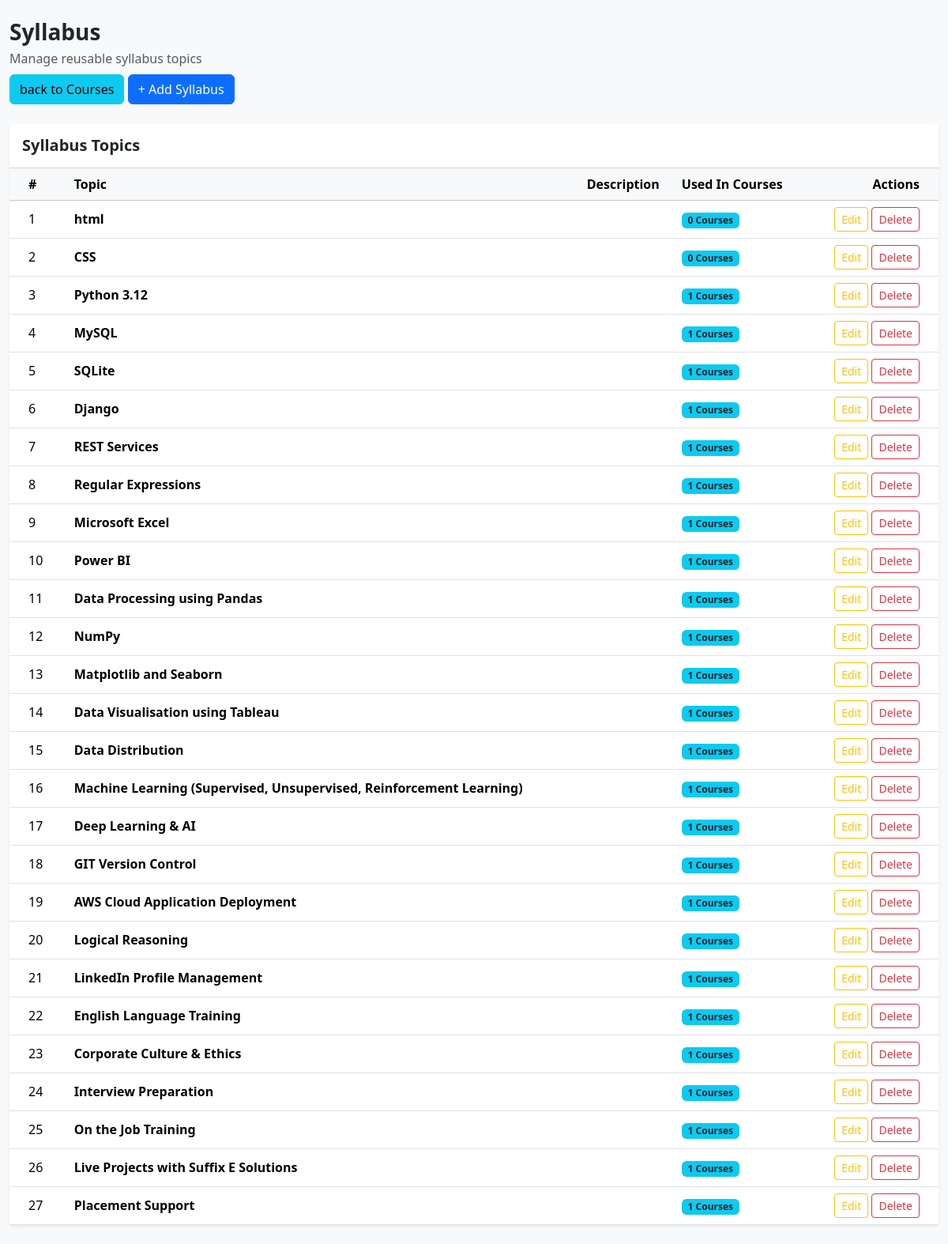
Screenshot of /courses/syllabus/ with the database file from the repository.
### Courses/models.py (models this page shows, shortened)
class Syllabus(models.Model):
    syllabus_name = models.CharField(max_length=100)
    syllabus_description = models.TextField(blank=True)

### Courses/views.py (the view)
# urls.py: path("syllabus/", views.syllabus_list, name="syllabus_list"),
def syllabus_list(request):
    syllabus = Syllabus.objects.all()
    return render(request, "admin/syllabus_list.html", {"syllabus": syllabus})

### Courses/templates/admin/syllabus_list.html (shortened to what this page needs)
<!DOCTYPE html>
<html lang="en">
<head>
    <link rel="stylesheet" href="/static/bootstrap/css/bootstrap.min.css">
</head>
<body class="bg-light">
    <div class="container-fluid py-4">
        <div class="
                align-items-center mb-4">
            <div>
                <h3 class="fw-bold mb-1">
                    Syllabus
                </h3>
                <p class="text-muted mb-2">
                    Manage reusable syllabus topics
                </p>
            </div>
            <a href="{% url 'course_list' %}" class="btn btn-info">
                back to Courses
            </a>
            <a href="{% url 'syllabus_create' %}" class="btn btn-primary">
                + Add Syllabus
            </a>
        </div>
        <div class="card border-0 shadow-sm">
            <div class="card-header bg-white py-3">
                <h5 class="fw-semibold mb-0">
                    Syllabus Topics
                </h5>
            </div>
            <div class="card-body p-0">
                <div class="table-responsive">
                    <table class="table table-hover
                              align-middle mb-0">
                        <thead class="table-light">
                            <tr>
                                <th class="px-4">
                                    #
                                </th>
                                <th>
                                    Topic
                                </th>
                                <th>
                                    Description
                                </th>
                                <th>
                                    Used In Courses
                                </th>
                                <th class="text-end px-4">
                                    Actions
                                </th>
                            </tr>
                        </thead>
                        <tbody>
                            {% for item in syllabus %}
                            <tr>
                                <td class="px-4">
                                    {{ forloop.counter }}
                                </td>
                                <td>
                                    <strong>
                                        {{ item.syllabus_name }}
                                    </strong>
                                </td>
                                <td>
                                </td>
                                <td>
                                    <span class="badge bg-info text-dark">
                                        {{ item.courses.count }}
                                        Courses
                                    </span>
                                </td>
                                <td class="text-end px-4">
                                    <a href="{% url 'syllabus_update' item.id %}"
                                        class="btn btn-sm btn-outline-warning">
                                        Edit
                                    </a>
                                    <a href="{% url 'syllabus_delete' item.id %}" class="btn btn-sm btn-outline-danger">
                                        Delete
                                    </a>
                                </td>
                            </tr>
                            {% endfor %}
                        </tbody>
                    </table>
                </div>
            </div>
        </div>
    </div>
</body>
</html>

### rows the page displays
Syllabus: syllabus_name "html", courses.count "0"
Syllabus: syllabus_name "CSS", courses.count "0"
Syllabus: syllabus_name "Python 3.12", courses.count "1"
Syllabus: syllabus_name "MySQL", courses.count "1"
Syllabus: syllabus_name "SQLite", courses.count "1"
Syllabus: syllabus_name "Django", courses.count "1"
Syllabus: syllabus_name "REST Services", courses.count "1"
Syllabus: syllabus_name "Regular Expressions", courses.count "1"
Syllabus: syllabus_name "Microsoft Excel", courses.count "1"
Syllabus: syllabus_name "Power BI", courses.count "1"
Syllabus: syllabus_name "Data Processing using Pandas", courses.count "1"
Syllabus: syllabus_name "NumPy", courses.count "1"
Syllabus: syllabus_name "Matplotlib and Seaborn", courses.count "1"
Syllabus: syllabus_name "Data Visualisation using Tableau", courses.count "1"
Syllabus: syllabus_name "Data Distribution", courses.count "1"
Syllabus: syllabus_name "Machine Learning (Supervised, Unsupervised, Reinforcement Learning)", courses.count "1"
Syllabus: syllabus_name "Deep Learning & AI", courses.count "1"
Syllabus: syllabus_name "GIT Version Control", courses.count "1"
Syllabus: syllabus_name "AWS Cloud Application Deployment", courses.count "1"
Syllabus: syllabus_name "Logical Reasoning", courses.count "1"
Syllabus: syllabus_name "LinkedIn Profile Management", courses.count "1"
Syllabus: syllabus_name "English Language Training", courses.count "1"
Syllabus: syllabus_name "Corporate Culture & Ethics", courses.count "1"
Syllabus: syllabus_name "Interview Preparation", courses.count "1"
Syllabus: syllabus_name "On the Job Training", courses.count "1"
Syllabus: syllabus_name "Live Projects with Suffix E Solutions", courses.count "1"
Syllabus: syllabus_name "Placement Support", courses.count "1"
